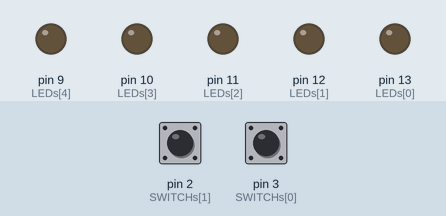
Bench run of a sketch on a simulated Arduino Uno, built with avr-gcc and run on an emulated ATmega328P. Parts: output pins drawn as LEDs (lit = HIGH). Dashed ring = blinking. The inputs (shaded band) are chosen by the test bench; at power-on: pin 2 (SWITCHs[1]) HIGH, pin 3 (SWITCHs[0]) HIGH.

Above: at 1.2 s.
1.3 s: pin 2 (SWITCHs[1]) pulled LOW for 0.15 s
At 1.5 s:
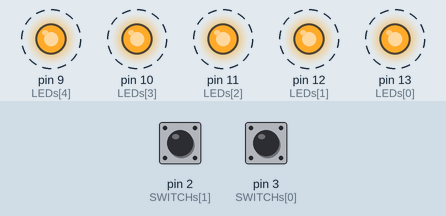
4.3 s: pin 3 (SWITCHs[0]) pulled LOW for 0.15 s
At 6.0 s:
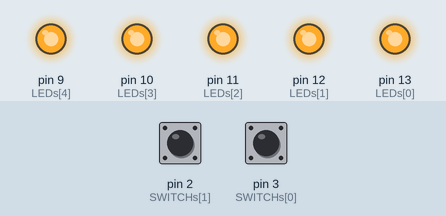
6.3 s: pin 2 (SWITCHs[1]) pulled LOW for 1 s
At 9.2 s:
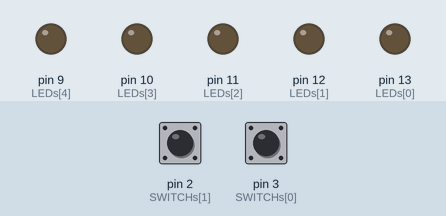
9.4 s: pin 2 (SWITCHs[1]) pulled LOW for 3.2 s
At 12.85 s:
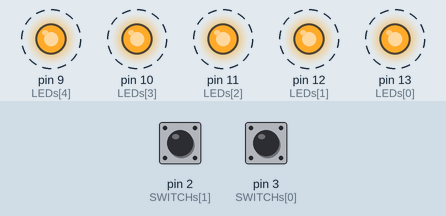
Timing chart, 0 to 15.2 s (numbered marks = the images above; inputs shaded):
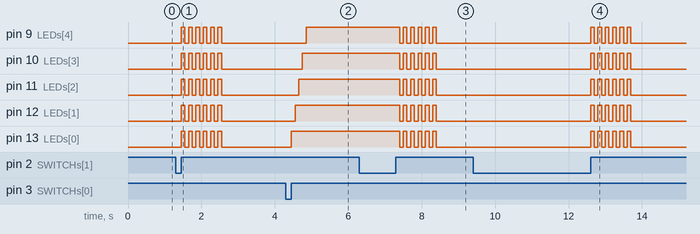

Measured:
- after the input at 1.3 s, pin 9 (LEDs[4]), pin 10 (LEDs[3]), pin 11 (LEDs[2]), pin 12 (LEDs[1]), pin 13 (LEDs[0]): alternates HIGH for 0.10 s and LOW for 0.10 s, 12 changes in all, then stays LOW, starting after 0.15 s
- after the input at 4.3 s, pin 9 (LEDs[4]): LOW → HIGH after 0.55 s; pin 10 (LEDs[3]): LOW → HIGH after 0.45 s; pin 11 (LEDs[2]): LOW → HIGH after 0.35 s; pin 12 (LEDs[1]): LOW → HIGH after 0.25 s; pin 13 (LEDs[0]): LOW → HIGH after 0.15 s
- after the input at 6.3 s, pin 9 (LEDs[4]), pin 10 (LEDs[3]), pin 11 (LEDs[2]), pin 12 (LEDs[1]), pin 13 (LEDs[0]): alternates HIGH for 0.10 s and LOW for 0.10 s, 11 changes in all, then stays LOW, starting after 1.1 s
- after the input at 9.4 s, pin 9 (LEDs[4]), pin 10 (LEDs[3]), pin 11 (LEDs[2]), pin 12 (LEDs[1]), pin 13 (LEDs[0]): alternates HIGH for 0.10 s and LOW for 0.10 s, 12 changes in all, then stays LOW, starting after 3.2 s

The sketch:

Interrupt.ino
```cpp
const int SWITCHs[] = {3, 2, 18};
const int LEDs[] = {13, 12, 11, 10, 9};

volatile byte state_0 = 0;
volatile byte state_1 = 0;
volatile byte state_2 = 0;

#define NAME "Keivan"

void LOW_LEDs() {
  for (int i = 0; i <  sizeof(LEDs)/sizeof(LEDs[0]); i++)
    digitalWrite(LEDs[i], LOW);
}

void HIGH_LEDs(int del = 100) {
  for (int i = 0; i <  sizeof(LEDs)/sizeof(LEDs[0]); i++) {
    digitalWrite(LEDs[i], HIGH);
    delay(del);
  }
}

void setup() {
  // Initialize Switches
  for (int i = 0; i <  sizeof(SWITCHs)/sizeof(SWITCHs[0]); i++)
    pinMode(SWITCHs[i], INPUT);

  // Initialize LEDs
  for (int i = 0; i <  sizeof(LEDs)/sizeof(LEDs[0]); i++)
    pinMode(LEDs[i], OUTPUT);
  LOW_LEDs();

  attachInterrupt(digitalPinToInterrupt(SWITCHs[0]), op_0, RISING);
  attachInterrupt(digitalPinToInterrupt(SWITCHs[1]), op_1, RISING);
  attachInterrupt(digitalPinToInterrupt(SWITCHs[2]), op_2, RISING);
}

void op_0() {
  state_0 = 1;
}

void op_1() {
  state_1 = 1;
}

void op_2() {
  state_2 = 1;
}

void loop() {

  if (state_0 == 1) {
    HIGH_LEDs();
    state_0 = 0;
  } else if (state_1 == 1) {
    for (int i = 0; i < strlen(NAME); i++) {
      HIGH_LEDs(0);
      delay(100);
      LOW_LEDs();
      delay(100);
    }
    state_1 = 0;
  } else if (state_2 == 1)
    LOW_LEDs();
    state_2 = 0;
}
```
